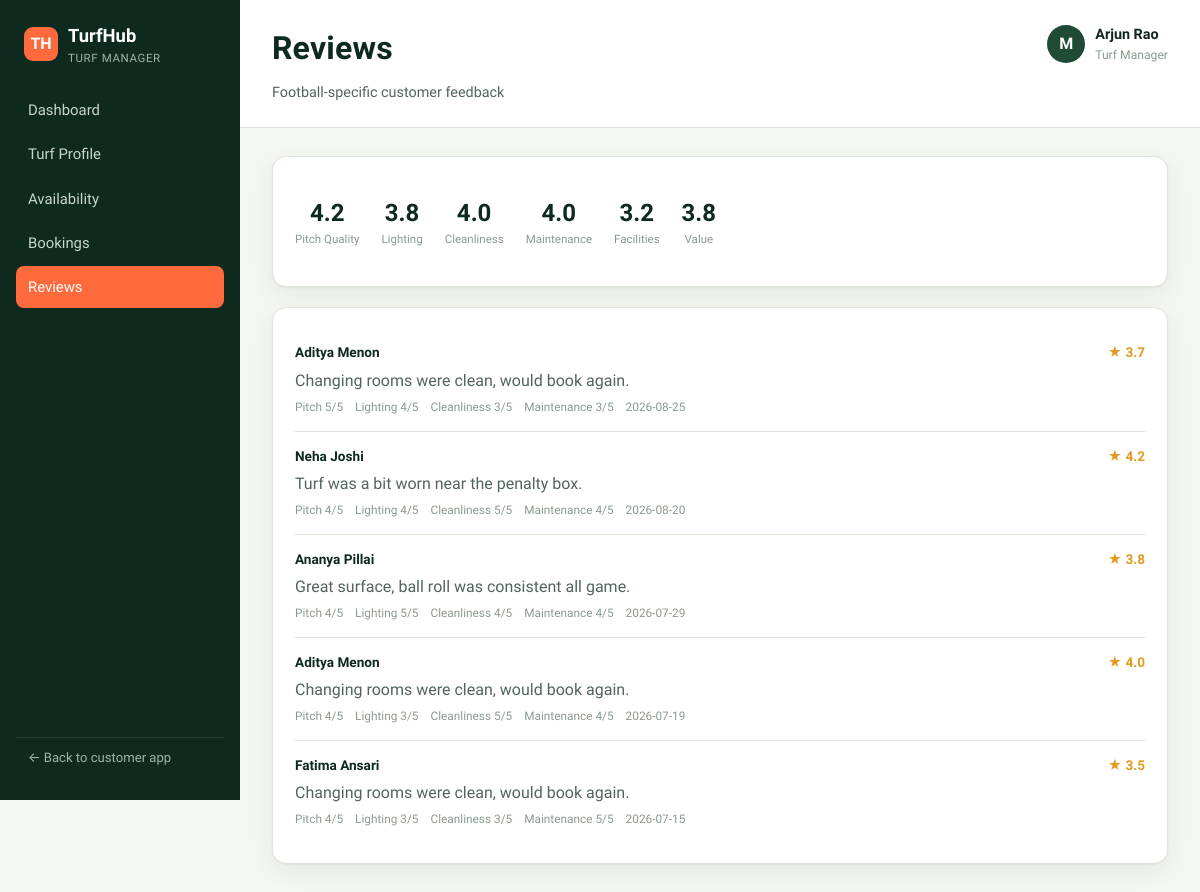
The page /manager/reviews on the database its author committed.
### tables this page shows
CREATE TABLE reviews (
    id INTEGER PRIMARY KEY,
    turf_id INTEGER REFERENCES turfs(id),
    customer_id INTEGER REFERENCES customers(id),
    pitch_quality INTEGER NOT NULL,
    lighting INTEGER NOT NULL,
    cleanliness INTEGER NOT NULL,
    maintenance INTEGER NOT NULL,
    facilities_rating INTEGER NOT NULL,
    value_for_money INTEGER NOT NULL,
    overall REAL NOT NULL,
    comment TEXT NOT NULL,
    review_date TEXT NOT NULL
);

CREATE TABLE customers (
    id INTEGER PRIMARY KEY,
    name TEXT NOT NULL,
    email TEXT NOT NULL,
    phone TEXT NOT NULL,
    joined_date TEXT NOT NULL
);

### blueprints/manager/routes.py (the view)
@manager_bp.route("/reviews")
def reviews():
    conn = get_db()
    rows = conn.execute(
        """SELECT reviews.*, customers.name as customer_name FROM reviews
           JOIN customers ON customers.id = reviews.customer_id
           WHERE turf_id=? ORDER BY review_date DESC""",
        (CURRENT_TURF_ID,),
    ).fetchall()
    summary = turf_review_summary(conn, CURRENT_TURF_ID)
    conn.close()
    return render_template("manager/reviews.html", reviews=rows, summary=summary)

### database.py (called while the page is built)
def get_db():
    conn = sqlite3.connect(DATABASE_PATH)
    conn.row_factory = sqlite3.Row
    conn.execute("PRAGMA foreign_keys = ON")
    return conn

def turf_review_summary(conn, turf_id):
    row = conn.execute(
        """SELECT COUNT(*) as n, AVG(pitch_quality) pq, AVG(lighting) lt,
                  AVG(cleanliness) cl, AVG(maintenance) mt, AVG(facilities_rating) fc,
                  AVG(value_for_money) vf, AVG(overall) ov
           FROM reviews WHERE turf_id=?""",
        (turf_id,),
    ).fetchone()
    return row

### templates/manager/reviews.html (shortened to what this page needs)
{% extends "base_manager.html" %}
{% block manager_title %}Reviews{% endblock %}
{% block manager_subtitle %}Football-specific customer feedback{% endblock %}
{% block manager_content %}
<div class="panel">
  <div class="rating-row">
    <div class="rating-item"><div class="num">{{ summary.pq|round(1) if summary.pq else '—' }}</div><div class="lab">Pitch Quality</div></div>
    <div class="rating-item"><div class="num">{{ summary.lt|round(1) if summary.lt else '—' }}</div><div class="lab">Lighting</div></div>
    <div class="rating-item"><div class="num">{{ summary.cl|round(1) if summary.cl else '—' }}</div><div class="lab">Cleanliness</div></div>
    <div class="rating-item"><div class="num">{{ summary.mt|round(1) if summary.mt else '—' }}</div><div class="lab">Maintenance</div></div>
    <div class="rating-item"><div class="num">{{ summary.fc|round(1) if summary.fc else '—' }}</div><div class="lab">Facilities</div></div>
    <div class="rating-item"><div class="num">{{ summary.vf|round(1) if summary.vf else '—' }}</div><div class="lab">Value</div></div>
  </div>
</div>
<div class="panel">
  {% for r in reviews %}
  <div class="review-card">
    <div class="review-head"><span class="name">{{ r.customer_name }}</span><span class="stars">★ {{ r.overall }}</span></div>
    <p style="margin:0;">{{ r.comment }}</p>
    <div class="review-tags">
      <span>Pitch {{ r.pitch_quality }}/5</span>
      <span>Lighting {{ r.lighting }}/5</span>
      <span>Cleanliness {{ r.cleanliness }}/5</span>
      <span>Maintenance {{ r.maintenance }}/5</span>
      <span>{{ r.review_date }}</span>
    </div>
  </div>
  {% else %}
  <p class="muted">No reviews yet.</p>
  {% endfor %}
</div>
{% endblock %}

### static/css/style.css (style rules this page uses)
:root { --bg: #F4F7F1; --bg-alt: #FFFFFF; --pitch-900: #0E2A1F; --pitch-800: #163829; --pitch-700: #1F4A36; --pitch-600: #2C5F45; --line: #DEE6D9; --line-strong: #C6D1C0; --ink: #12261C; --ink-soft: #52655A; --ink-faint: #8A9A8E; --accent: #FF6A3D; --accent-dark: #E14F22; --accent-soft: #FFE4D8; --amber: #E39A1F; --amber-soft: #FCEDCB; --success: #2E7D4F; --success-soft: #DCEFE1; --danger: #C63C3C; --danger-soft: #FBE1DF; --radius-sm: 8px; --radius-md: 14px; --radius-lg: 20px; --shadow-card: 0 1px 2px rgba(14,42,31,0.06), 0 8px 24px rgba(14,42,31,0.06); --font-display: 'Barlow Condensed', 'Arial Narrow', sans-serif; --font-body: 'Work Sans', -apple-system, sans-serif; }
* { box-sizing: border-box; }
html, body { margin: 0; padding: 0; }
body { font-family: var(--font-body); background: var(--bg); color: var(--ink); line-height: 1.5; -webkit-font-smoothing: antialiased; }
p { margin: 0 0 1em; color: var(--ink-soft); }
.panel { background: var(--bg-alt); border: 1px solid var(--line); border-radius: var(--radius-md); padding: 20px 22px; margin-bottom: 20px; box-shadow: var(--shadow-card); }
.rating-row { display: flex; gap: 22px; flex-wrap: wrap; margin: 18px 0; }
.rating-item { text-align: center; }
.rating-item .num { font-family: var(--font-display); font-size: 1.5rem; color: var(--pitch-900); font-weight: 700; }
.rating-item .lab { font-size: 0.72rem; color: var(--ink-faint); }
.review-card { border-bottom: 1px solid var(--line); padding: 14px 0; }
.review-card:last-child { border-bottom: none; }
.review-head { display: flex; justify-content: space-between; font-size: 0.85rem; margin-bottom: 6px; }
.review-head .name { font-weight: 600; color: var(--pitch-900); }
.review-tags { display: flex; gap: 12px; flex-wrap: wrap; font-size: 0.74rem; color: var(--ink-faint); margin-top: 6px; }
.stars { color: var(--amber); font-weight: 700; }

### rows shown on the page
reviews: customer_name "Aditya Menon", overall "3.7", comment "Changing rooms were clean, would book again.", pitch_quality "5", lighting "4", cleanliness "3", maintenance "3", review_date "2026-08-25"
reviews: customer_name "Neha Joshi", overall "4.2", comment "Turf was a bit worn near the penalty box.", pitch_quality "4", lighting "4", cleanliness "5", maintenance "4", review_date "2026-08-20"
reviews: customer_name "Ananya Pillai", overall "3.8", comment "Great surface, ball roll was consistent all game.", pitch_quality "4", lighting "5", cleanliness "4", maintenance "4", review_date "2026-07-29"
reviews: customer_name "Aditya Menon", overall "4.0", comment "Changing rooms were clean, would book again.", pitch_quality "4", lighting "3", cleanliness "5", maintenance "4", review_date "2026-07-19"
reviews: customer_name "Fatima Ansari", overall "3.5", comment "Changing rooms were clean, would book again.", pitch_quality "4", lighting "3", cleanliness "3", maintenance "5", review_date "2026-07-15"

### other values the page prints
{{ summary.pq|round(1) if summary.pq else '—' }} "4.2"
{{ summary.lt|round(1) if summary.lt else '—' }} "3.8"
{{ summary.cl|round(1) if summary.cl else '—' }} "4.0"
{{ summary.mt|round(1) if summary.mt else '—' }} "4.0"
{{ summary.fc|round(1) if summary.fc else '—' }} "3.2"
{{ summary.vf|round(1) if summary.vf else '—' }} "3.8"
